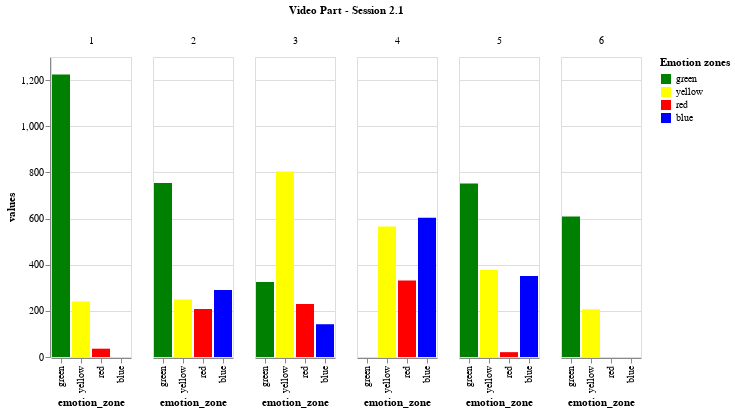

The notebook cell saved with this chart:
### Markdown cell above
# Emotion Zones distribution over session 2.1

### Code cell
# Read all dataframes (session 2.1)

df_21_1 = pd.read_csv('datasets/participant_2_1/study_01_11_2021_01.mp4.csv')
df_21_2 = pd.read_csv('datasets/participant_2_1/study_01_11_2021_02.mp4.csv')
df_21_3 = pd.read_csv('datasets/participant_2_1/study_01_11_2021_03.mp4.csv')
df_21_4 = pd.read_csv('datasets/participant_2_1/study_01_11_2021_04.mp4.csv')
df_21_5 = pd.read_csv('datasets/participant_2_1/study_01_11_2021_05.mp4.csv')
df_21_6 = pd.read_csv('datasets/participant_2_1/study_01_11_2021_06.mp4.csv')

dataframes_21 = [df_21_1, df_21_2, df_21_3, df_21_4, df_21_5, df_21_6]

dataframes_21 = add_video_part_column_to_dataframes(dataframes_21)

dataframes_21_dict = create_whole_session_dict_values(dataframes_21)


df_session_21 = pd.DataFrame(dataframes_21_dict)


# Using pandas function to transform from wide format to long format, so Altair can work better
source_21 = df_session_21.melt("video_part", var_name="emotion_zone", value_name='values')

alt.Chart(source_21).mark_bar().encode(
    alt.X('emotion_zone:N', sort=COLOURS),
    alt.Y('values:Q'),
    column=alt.Column('video_part:N', title='Video Part - Session 2.1'),
    color=alt.Color('emotion_zone', scale=alt.Scale(domain=EMOTIONS, range=COLOURS), title='Emotion zones')

)

### Figure 1 — Vega-Lite specification as saved in the notebook (floating-point values rounded to 4 significant figures)
{"config": {"view": {"continuousWidth": 400, "continuousHeight": 300}}, "data": {"name": "data-c5e05e23f3dbb632e6d4f81d50c198a3"}, "mark": "bar", "encoding": {"color": {"field": "emotion_zone", "scale": {"domain": ["green", "yellow", "red", "blue"], "range": ["green", "yellow", "red", "blue"]}, "title": "Emotion zones", "type": "nominal"}, "column": {"field": "video_part", "title": "Video Part - Session 2.1", "type": "nominal"}, "x": {"field": "emotion_zone", "sort": ["green", "yellow", "red", "blue"], "type": "nominal"}, "y": {"field": "values", "type": "quantitative"}}, "$schema": "https://vega.github.io/schema/vega-lite/v4.17.0.json", "datasets": {"data-c5e05e23f3dbb632e6d4f81d50c198a3": [{"video_part": 1, "emotion_zone": "green", "values": 1224}, {"video_part": 2, "emotion_zone": "green", "values": 754}, {"video_part": 3, "emotion_zone": "green", "values": 325}, {"video_part": 4, "emotion_zone": "green", "values": 0}, {"video_part": 5, "emotion_zone": "green", "values": 752}, {"video_part": 6, "emotion_zone": "green", "values": 609}, {"video_part": 1, "emotion_zone": "blue", "values": 0}, {"video_part": 2, "emotion_zone": "blue", "values": 290}, {"video_part": 3, "emotion_zone": "blue", "values": 142}, {"video_part": 4, "emotion_zone": "blue", "values": 603}, {"video_part": 5, "emotion_zone": "blue", "values": 351}, {"video_part": 6, "emotion_zone": "blue", "values": 0}, {"video_part": 1, "emotion_zone": "yellow", "values": 241}, {"video_part": 2, "emotion_zone": "yellow", "values": 249}, {"video_part": 3, "emotion_zone": "yellow", "values": 804}, {"video_part": 4, "emotion_zone": "yellow", "values": 566}, {"video_part": 5, "emotion_zone": "yellow", "values": 377}, {"video_part": 6, "emotion_zone": "yellow", "values": 207}, {"video_part": 1, "emotion_zone": "red", "values": 36}, {"video_part": 2, "emotion_zone": "red", "values": 208}, {"video_part": 3, "emotion_zone": "red", "values": 230}, {"video_part": 4, "emotion_zone": "red", "values": 332}, {"video_part": 5, "emotion_zone": "red", "values": 21}, {"video_part": 6, "emotion_zone": "red", "values": 0}]}}
